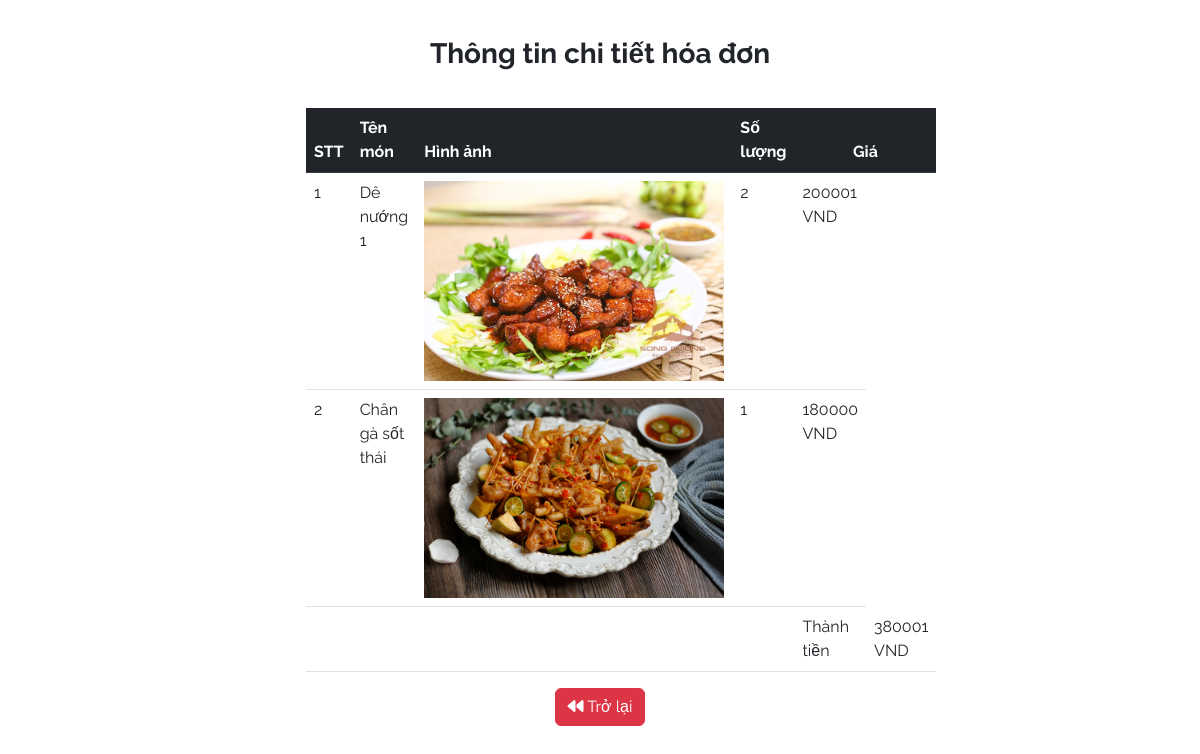
Page /chitiethoadon.php?ma=46 on the committed database.
### tables this page shows
CREATE TABLE `hoadon_monan` (
  `maHD` int(10) NOT NULL,
  `maMon` int(10) NOT NULL,
  `sl` int(10) NOT NULL
);

CREATE TABLE `monan` (
  `ID` int(10) NOT NULL,
  `tenMon` text DEFAULT NULL,
  `hinhAnh` varchar(100) NOT NULL,
  `mota` varchar(200) NOT NULL,
  `giaMon` float DEFAULT NULL
);

### chitiethoadon.php (the view, shortened to what this page needs)
<!DOCTYPE html>
<html lang="en">
<head>
    <link href="https://cdn.jsdelivr.net/npm/bootstrap@5.2.3/dist/css/bootstrap.min.css" rel="stylesheet">
        <link href="css/all.min.css" rel="stylesheet">
		<link href="css/bootstrap.min.css" rel="stylesheet">
		<link href="css/main.css" rel="stylesheet">
</head>
<body>
    <div class="row">
        <h3 class="container fw-bold text-center " style="margin-top:3% ">Thông tin chi tiết hóa đơn</h3>
        <div class="col-3"></div>
        <div class="col-6 " style="margin-top:30px;">
            <?php
                include("connectDataBase.php");
                $mahd=$_GET['ma'];
                $sql ="SELECT * from monan inner join hoadon_monan on monan.ID = hoadon_monan.maMon inner join hoadon on hoaDon.maHD=hoadon_monan.maHD where hoadon.maHD=$mahd";
                $rs=mysqli_query($con,$sql);
            ?>
            <table class="table" >
                <thead class="table-dark">
                    <tr>
                        <th>STT</th>
                        <th>Tên món</th>
                        <th>Hình ảnh</th>
                        <th>Số lượng</th>
                        <th colspan="2" class="text-center">Giá</th>
                    </tr>
                </thead>
                <tbody>
                <?php
                    $count=1;
                    $sum=0;
                    while($row=mysqli_fetch_assoc($rs)){
                ?>
                    <tr>
                        <td><?=$count?></td>
                        <td><?=$row['tenMon']?></td>
                        <td><img src="user/image/<?=$row['hinhAnh']?>" style="width: 300; height: 200px;"/></td>
                        <td><?=$row['sl']?></td>
                        <td><?=$row['giaMon']?> VND</td>
                    </tr>
                <?php
                    $sum+= $row['giaMon']; $count++;
                    }
                    $screen=5;
                ?>
                </tbody>
                <tbody>
                    <tr>
                        <td></td>
                        <td></td>
                        <td></td>
                        <td></td>
                        <td>Thành tiền</td>
                        <td><?=$sum?> VND</td>
                    </tr>
                </tbody>
            </table>
        </div>
    </div>
    <div class="text-center">
        <a href="trangchuAdmin1.php?id=<?=$screen?>"><button class="btn btn-danger "><i class="fa-solid fa-backward"></i> Trở lại</button></a>
    </div>
</body>
</html>

### css/main.css (style rules this page uses)
body { font-family: 'Raleway', sans-serif; }

### rows in the picture
hoadon_monan: maMon.tenMon "Dê nướng 1", maMon.hinhAnh (picture), sl "2", maMon.giaMon "200001"
hoadon_monan: maMon.tenMon "Chân gà sốt thái", maMon.hinhAnh (picture), sl "1", maMon.giaMon "180000"

### other values in the picture
$sum "380001"
